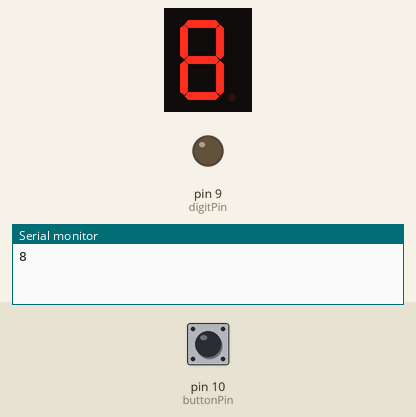
Simulated run of this sketch. Board: Arduino Uno, built with avr-gcc and run on an emulated ATmega328P. Parts: 1-digit seven-segment display, output pins drawn as LEDs (lit = HIGH), the last lines printed to the serial monitor. Wiring (inferred from the names in the program): 1-digit 7-segment display, segments lit when HIGH: segments pin 2, pin 3, pin 4, pin 5, pin 6, pin 7, pin 8. The inputs (shaded band) are chosen by the test bench; at power-on: pin 10 (buttonPin) HIGH. The segment pins are drawn as the display they are named for; pins used as bus, display or sensor lines are not drawn.

Above: at 1.6 s.
1.7 s: pin 10 (buttonPin) pulled LOW for 0.15 s
At 2.8 s:
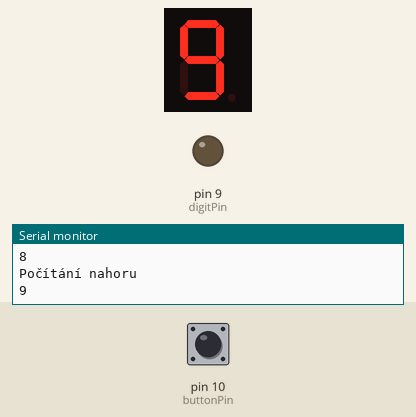
At 3.7 s:
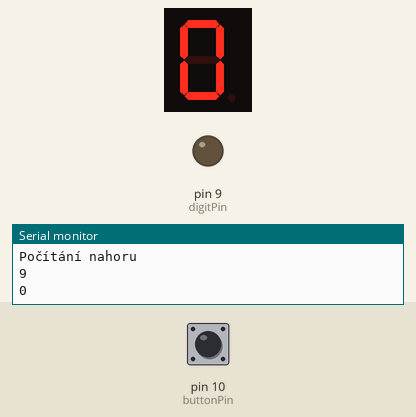
4.8 s: pin 10 (buttonPin) pulled LOW for 1 s
Timing chart, 0 to 7.8 s (numbered marks = the images above; inputs shaded):
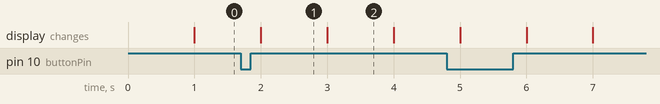

The sketch:

Sedmisegment.ino
```cpp
// Nastavení pinů pro segmenty sedmisegmentového displeje
// Každý pin odpovídá segmentu (a, b, c, d, e, f, g)
const int segmentPins[] = {2, 3, 4, 5, 6, 7, 8};

// Společný pin displeje (katoda)
const int digitPin = 9;

// Pin, ke kterému je připojeno tlačítko
const int buttonPin = 10;

// Binární vzory pro zobrazení číslic od 0 do 9
// Každý bit v čísle určuje, který segment se má rozsvítit
const byte digitPatterns[] = {
  0b00111111, // Číslo 0
  0b00000110, // Číslo 1
  0b01011011, // Číslo 2
  0b01001111, // Číslo 3
  0b01100110, // Číslo 4
  0b01101101, // Číslo 5
  0b01111101, // Číslo 6
  0b00000111, // Číslo 7
  0b01111111, // Číslo 8
  0b01101111  // Číslo 9
};

// Výchozí hodnota počítání
int countValue = 9;

// Příznak určující směr počítání (true = dolů, false = nahoru)
bool countingDown = true;

// Proměnné pro sledování stavu tlačítka
bool lastButtonState = HIGH;    // Poslední známý stav tlačítka
bool currentButtonState = HIGH; // Aktuální stav tlačítka

// Proměnné pro potlačení zákmitů tlačítka
unsigned long lastDebounceTime = 0;
unsigned long debounceDelay = 50; // Zpoždění pro filtrování zákmitů (50 ms)

// Proměnné pro řízení intervalu počítání
unsigned long lastCountTime = 0;
const unsigned long countDelay = 1000; // Interval 1 sekunda

void setup() {
  // Nastavení všech pinů segmentů jako výstup
  for (int i = 0; i < 7; i++) {
    pinMode(segmentPins[i], OUTPUT);
  }

  // Nastavení společné katody jako výstup a její vypnutí
  pinMode(digitPin, OUTPUT);
  digitalWrite(digitPin, LOW);

  // Nastavení tlačítka jako vstup s vestavěným pull-up rezistorem
  pinMode(buttonPin, INPUT_PULLUP);

  // Inicializace sériového připojení pro ladění
  Serial.begin(9600);
}

void loop() {
  // Zobrazení aktuální číslice na displeji
  displayNumber(countValue);

  // Čtení stavu tlačítka
  int reading = digitalRead(buttonPin);

  // Kontrola, zda se změnil stav tlačítka
  if (reading != lastButtonState) {
    // Uložení času změny
    lastDebounceTime = millis();
  }

  // Potlačení zákmitů tlačítka
  if ((millis() - lastDebounceTime) > debounceDelay) {
    // Pokud se stav tlačítka stabilně změnil
    if (reading != currentButtonState) {
      currentButtonState = reading;

      // Pokud bylo tlačítko stisknuto (LOW kvůli pull-up rezistoru)
      if (currentButtonState == LOW) {
        // Změna směru počítání
        countingDown = !countingDown;
        Serial.println(countingDown ? "Počítání dolů" : "Počítání nahoru");
      }
    }
  }

  // Aktualizace posledního známého stavu tlačítka
  lastButtonState = reading;

  // Kontrola, zda uplynul čas pro změnu číslice
  unsigned long currentTime = millis();
  if (currentTime - lastCountTime >= countDelay) {
    // Zvýšení nebo snížení číslice podle směru počítání
    if (countingDown) {
      countValue = (countValue > 0) ? countValue - 1 : 9;
    } else {
      countValue = (countValue < 9) ? countValue + 1 : 0;
    }

    // Uložení času poslední aktualizace
    lastCountTime = currentTime;

    // Výpis hodnoty do sériového monitoru pro ladění
    Serial.println(countValue);
  }
}

// Funkce pro zobrazení čísla na sedmisegmentovém displeji
void displayNumber(int num) {
  // Získání binárního vzoru pro dané číslo
  byte pattern = digitPatterns[num];

  // Rozsvícení odpovídajících segmentů
  for (int i = 0; i < 7; i++) {
    digitalWrite(segmentPins[i], bitRead(pattern, i));
  }
}
```

Measured:
- what the display in image 1 shows lasts 1.0 s, from 2.0 s to 3.0 s
